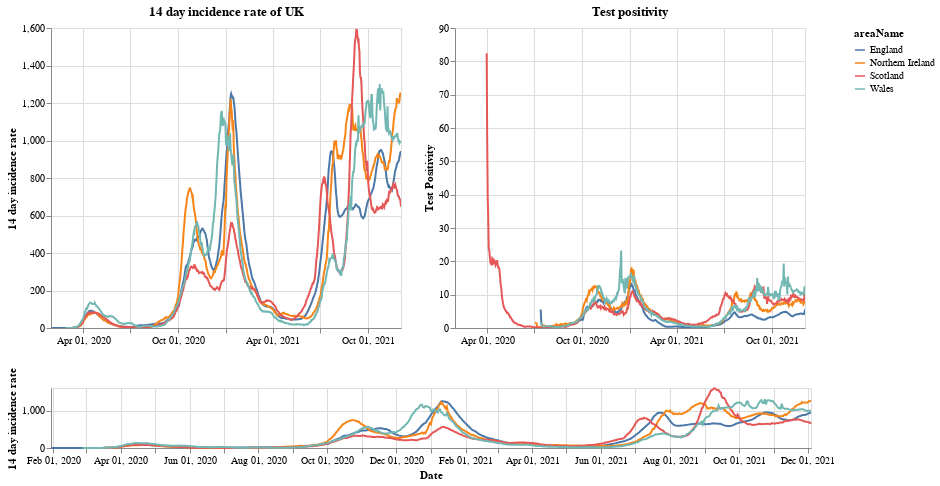

Notebook code cell kept with this figure:
### Markdown cell above
# Plots

First a plot with each country in the UK. The top right shows the positivity rate for (which is the percentage of registered tests which were positive) while the top left is the 14 day incidence rate. The bottom chart can be used to select the timeframe (does not work on a mobile device).

### Code cell
#collapse
brush = alt.selection(type='interval', name='DateBrush',encodings=['x'],fields=['Time'])
leg_selection = alt.selection_multi(fields=['areaName'], bind='legend')

base = alt.Chart(uk_cases).mark_line().encode(
    x=alt.X("yearmonthdate(date):T", axis=alt.Axis(title='Date')),
    y=alt.Y("twoWeeklyCasesRate:Q", axis=alt.Axis(title='14 day incidence rate')),
    tooltip=['areaName', 'date','twoWeeklyCasesRate', 'testPositivity'],
    color='areaName',
    opacity=alt.condition(leg_selection, alt.value(2), alt.value(0.1))
).add_selection(leg_selection).properties(width=350)

upper = base.encode(alt.X('yearmonthdate(date):T', axis=alt.Axis(title=''),
                         scale=alt.Scale(domain=brush))
                   ).properties(title=f'14 day incidence rate of UK')
upper_right = upper.encode(alt.Y('testPositivity:Q', axis=alt.Axis(title='Test Positivity'))).properties(title='Test positivity')
lower = base.properties(height=60, width = 760).add_selection(brush)

(upper | upper_right) & lower

### Figure 1 — Vega-Lite specification as saved in the notebook (floating-point values rounded to 4 significant figures; data arrays with more than 128 entries replaced by an {"elided": "..."} marker saying what was removed)
{"config": {"view": {"continuousWidth": 400, "continuousHeight": 300}}, "vconcat": [{"hconcat": [{"mark": "line", "encoding": {"color": {"type": "nominal", "field": "areaName"}, "opacity": {"condition": {"value": 2, "selection": "selector001"}, "value": 0.1}, "tooltip": [{"type": "nominal", "field": "areaName"}, {"type": "temporal", "field": "date"}, {"type": "quantitative", "field": "twoWeeklyCasesRate"}, {"type": "quantitative", "field": "testPositivity"}], "x": {"type": "temporal", "axis": {"title": ""}, "field": "date", "scale": {"domain": {"selection": "DateBrush"}}, "timeUnit": "yearmonthdate"}, "y": {"type": "quantitative", "axis": {"title": "14 day incidence rate"}, "field": "twoWeeklyCasesRate"}}, "selection": {"selector001": {"type": "multi", "fields": ["areaName"], "bind": "legend"}}, "title": "14 day incidence rate of UK", "width": 350}, {"mark": "line", "encoding": {"color": {"type": "nominal", "field": "areaName"}, "opacity": {"condition": {"value": 2, "selection": "selector001"}, "value": 0.1}, "tooltip": [{"type": "nominal", "field": "areaName"}, {"type": "temporal", "field": "date"}, {"type": "quantitative", "field": "twoWeeklyCasesRate"}, {"type": "quantitative", "field": "testPositivity"}], "x": {"type": "temporal", "axis": {"title": ""}, "field": "date", "scale": {"domain": {"selection": "DateBrush"}}, "timeUnit": "yearmonthdate"}, "y": {"type": "quantitative", "axis": {"title": "Test Positivity"}, "field": "testPositivity"}}, "selection": {"selector001": {"type": "multi", "fields": ["areaName"], "bind": "legend"}}, "title": "Test positivity", "width": 350}]}, {"mark": "line", "encoding": {"color": {"type": "nominal", "field": "areaName"}, "opacity": {"condition": {"value": 2, "selection": "selector001"}, "value": 0.1}, "tooltip": [{"type": "nominal", "field": "areaName"}, {"type": "temporal", "field": "date"}, {"type": "quantitative", "field": "twoWeeklyCasesRate"}, {"type": "quantitative", "field": "testPositivity"}], "x": {"type": "temporal", "axis": {"title": "Date"}, "field": "date", "timeUnit": "yearmonthdate"}, "y": {"type": "quantitative", "axis": {"title": "14 day incidence rate"}, "field": "twoWeeklyCasesRate"}}, "height": 60, "selection": {"selector001": {"type": "multi", "fields": ["areaName"], "bind": "legend"}, "DateBrush": {"type": "interval", "encodings": ["x"], "fields": ["Time"]}}, "width": 760}], "data": {"name": "data-c39d8ea92d35b23a9cb9201b02be82b0"}, "$schema": "https://vega.github.io/schema/vega-lite/v4.8.1.json", "datasets": {"data-c39d8ea92d35b23a9cb9201b02be82b0": {"elided": "2608 records"}}}
